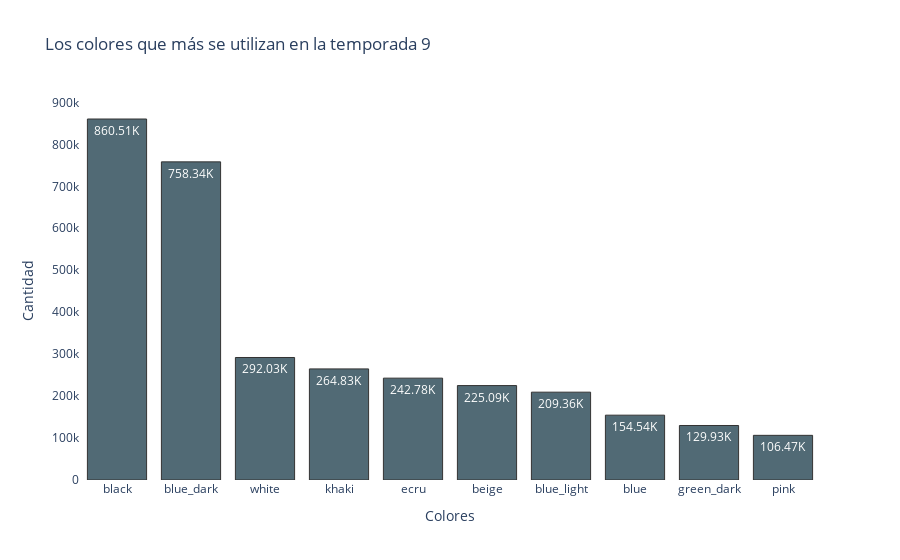

Notebook cell for this chart:
### Markdown cell above
##### Season 9

### Code cell
Season_9, orden, orden1 = season(9)
graficos_barras(paleta[0], orden, orden1, 'Los colores que más se utilizan en la temporada 9')

### Figure 1 — Plotly figure (JSON) as saved in the notebook; plotly's stock layout.template omitted (floating-point values rounded to 4 significant figures)
{"data": [{"marker": {"color": "#264653", "line": {"color": "black", "width": 1}}, "opacity": 0.8, "orientation": "v", "text": ["black", "blue_dark", "white", "khaki", "ecru", "beige", "blue_light", "blue", "green_dark", "pink"], "textposition": "auto", "texttemplate": ["860.51K", "758.34K", "292.03K", "264.83K", "242.78K", "225.09K", "209.36K", "154.54K", "129.93K", "106.47K", "86.20K", "74.47K", "74.21K", "73.38K", "71.73K", "65.63K", "64.26K", "61.22K", "55.36K", "53.10K", "49.40K", "49.40K", "45.67K", "42.81K", "42.70K", "41.94K", "41.45K", "33.67K", "29.61K", "23.04K", "22.24K", "20.26K", "20.07K", "19.35K", "17.07K", "16.73K", "14.60K", "13.99K", "13.70K", "13.01K", "11.88K", "11.12K", "9.76K", "8.93K", "7.77K", "6.91K", "6.15K", "5.21K", "4.50K", "3.86K", "3.58K", "3.28K", "3.12K"], "type": "bar", "x": ["black", "blue_dark", "white", "khaki", "ecru", "beige", "blue_light", "blue", "green_dark", "pink"], "y": [860511, 758336, 292034, 264830, 242777, 225094, 209364, 154540, 129931, 106467, 86202, 74473, 74211, 73375, 71731, 65629, 64259, 61220, 55359, 53096, 49397, 49396, 45675, 42808, 42700, 41943, 41451, 33673, 29614, 23044, 22242, 20262, 20070, 19351, 17068, 16735, 14598, 13988, 13696, 13013, 11881, 11115, 9760, 8929, 7774, 6905, 6154, 5207, 4495, 3861, 3582, 3280, 3118]}], "layout": {"paper_bgcolor": "white", "plot_bgcolor": "white", "title": {"text": "Los colores que más se utilizan en la temporada 9"}, "xaxis": {"title": {"text": "Colores"}}, "yaxis": {"title": {"text": "Cantidad"}}}}
